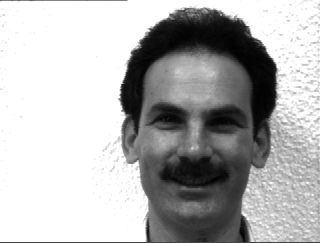
#> input picture PCAML/yalefaces/subject02.happy.png, 320 x 243 px; its folder holds 4 pictures in this run
$ python Part2.py   (older library calls are emulated)
#> lines starting #> are read from the running program, lines starting #| are printed output that depends on the picture
### PCAML/PCAFunc.py
#! /usr/bin/python3
import numpy as np
import glob
import matplotlib.pyplot as plt
from PIL import Image

def P2StandMatrix():
    size = 40,40
    my_matrix = []
    'Open the image'
    listFiles = (glob.glob('yalefaces/*.png'))

    for files in listFiles:
        file = "yalefaces/"+files[10:]
        myImage = Image.open(file)
#> myImage is the input picture: PIL image 320x243 L; min 0, max 255, mean 179.2
        'store the array in data'
        data  = np.array(myImage)
        'resize the data to 40x40'
        myImage = myImage.resize(size,Image.ANTIALIAS)
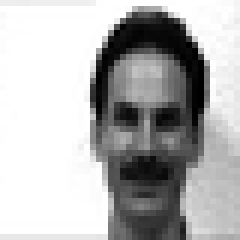
#> myImage: PIL image 40x40 L (shown 6 times larger); min 0, max 255, mean 179.1
        data2 = np.array(myImage)
        'flatten the image 1x1600'
        flatImage = data2.flatten()
#> flatImage = 1600 values, max 255 at index 17, min 0 at index 311, mean 179.1

        my_matrix.append(flatImage)
#> pass 2 of the loop in P2StandMatrix, `for files in listFiles:`:
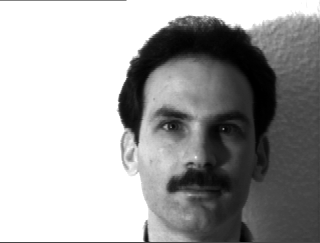
#> input picture PCAML/yalefaces/subject02.leftlight.png, 320 x 243 px
#> in P2StandMatrix, myImage is the input picture: PIL image 320x243 L; min 0, max 255, mean 163.4
#> in P2StandMatrix, `myImage = myImage.resize(size,Image.ANTIALIAS)`:
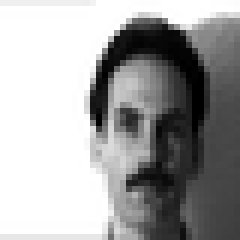
#> myImage: PIL image 40x40 L (shown 6 times larger); min 0, max 255, mean 163.4
#> flatImage = 1600 values, max 255 at index 16, min 0 at index 432, mean 163.4
#> pass 3 of the loop in P2StandMatrix, `for files in listFiles:`:
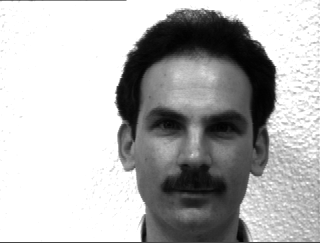
#> input picture PCAML/yalefaces/subject02.noglasses.png, 320 x 243 px
#> in P2StandMatrix, myImage is the input picture: PIL image 320x243 L; min 2, max 255, mean 179.5
#> in P2StandMatrix, `myImage = myImage.resize(size,Image.ANTIALIAS)`:
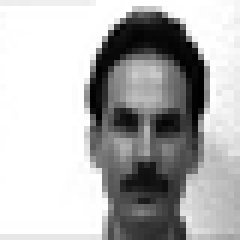
#> myImage: PIL image 40x40 L (shown 6 times larger); min 0, max 255, mean 179.4
#> flatImage = 1600 values, max 255 at index 16, min 0 at index 392, mean 179.4
#> the loop made 4 passes; the first 3 are shown

    matrix =  np.asarray(my_matrix)
    return matrix

def get_standardMatrix(matrix):
    m = matrix.mean(axis=0)
    std = np.std(matrix,axis=0,dtype=np.float64)
    standMatrix = (matrix - m) / std
    return np.array(standMatrix)

# [9 lines left out: function get_unstandarMatrix, not called in this run]

def get_eigens(standMatrix):

    'getting covariance and eigenvalues and eigenvectors'
    cov = np.cov(standMatrix,rowvar=False)
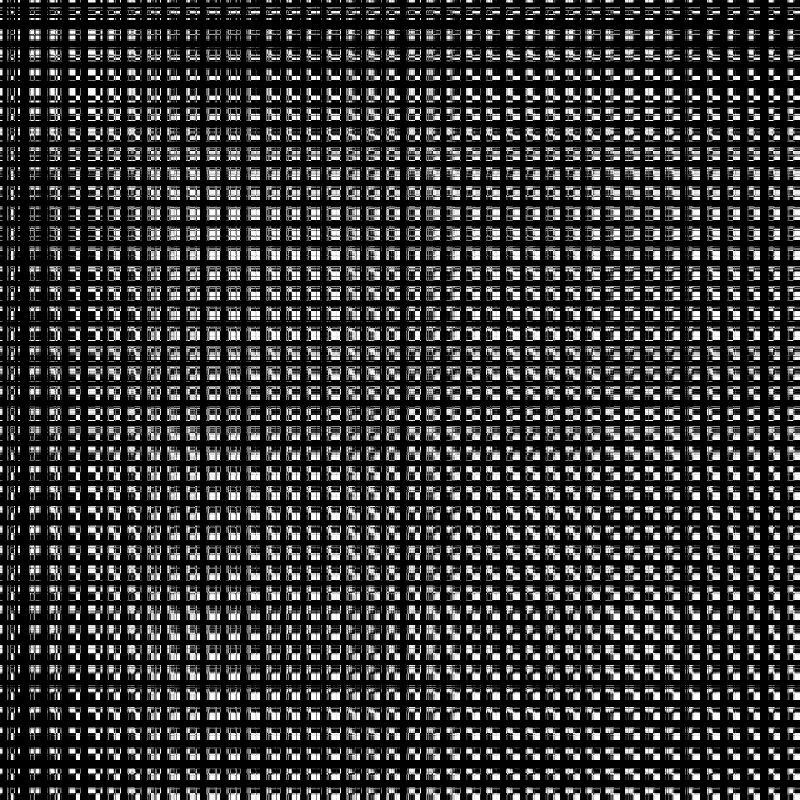
#> cov: shape (1600, 1600) float64 (shown at 1/2 size); 54.44% of the values are NaN or infinite; the others: min -1.33, max 1.33, mean 0.0172; drawn with min black, max white, NaN and infinite black
#> (the run stopped early here; a loop or call above may not have finished)
